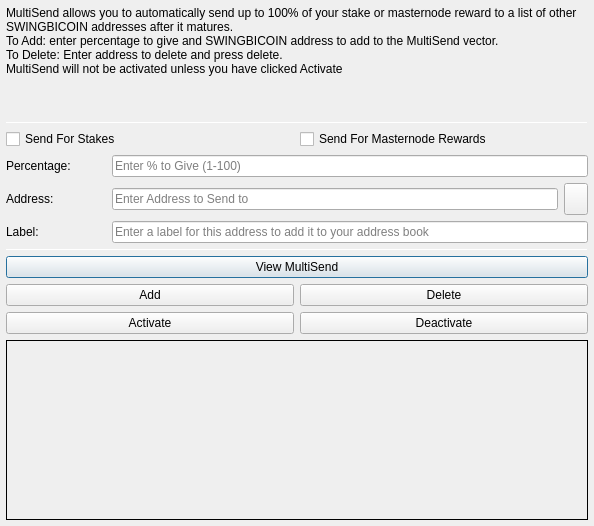
<?xml version="1.0" encoding="UTF-8"?>
<ui version="4.0">
 <class>MultiSendDialog</class>
 <widget class="QDialog" name="MultiSendDialog">
  <property name="windowModality">
   <enum>Qt::NonModal</enum>
  </property>
  <property name="geometry">
   <rect>
    <x>0</x>
    <y>0</y>
    <width>594</width>
    <height>526</height>
   </rect>
  </property>
  <property name="windowTitle">
   <string>MultiSend</string>
  </property>
  <layout class="QVBoxLayout" name="verticalLayout" stretch="0">
   <property name="leftMargin">
    <number>6</number>
   </property>
   <property name="topMargin">
    <number>6</number>
   </property>
   <property name="rightMargin">
    <number>6</number>
   </property>
   <property name="bottomMargin">
    <number>6</number>
   </property>
   <item>
    <layout class="QVBoxLayout" name="verticalLayout_Main" stretch="1,1,1,0,1,1,1">
     <item>
      <widget class="QLabel" name="label_2">
       <property name="lineWidth">
        <number>1</number>
       </property>
       <property name="text">
        <string>MultiSend allows you to automatically send up to 100% of your stake or masternode reward to a list of other SWINGBICOIN addresses after it matures.
To Add: enter percentage to give and SWINGBICOIN address to add to the MultiSend vector.
To Delete: Enter address to delete and press delete.
MultiSend will not be activated unless you have clicked Activate</string>
       </property>
       <property name="alignment">
        <set>Qt::AlignLeading|Qt::AlignLeft|Qt::AlignTop</set>
       </property>
       <property name="wordWrap">
        <bool>true</bool>
       </property>
      </widget>
     </item>
     <item>
      <widget class="Line" name="line">
       <property name="minimumSize">
        <size>
         <width>0</width>
         <height>1</height>
        </size>
       </property>
       <property name="maximumSize">
        <size>
         <width>16777215</width>
         <height>1</height>
        </size>
       </property>
       <property name="orientation">
        <enum>Qt::Horizontal</enum>
       </property>
      </widget>
     </item>
     <item>
      <layout class="QVBoxLayout" name="verticalLayout_Settings">
       <item>
        <layout class="QHBoxLayout" name="horizontalLayout">
         <item>
          <widget class="QCheckBox" name="multiSendStakeCheckBox">
           <property name="text">
            <string>Send For Stakes</string>
           </property>
          </widget>
         </item>
         <item>
          <widget class="QCheckBox" name="multiSendMasternodeCheckBox">
           <property name="text">
            <string>Send For Masternode Rewards</string>
           </property>
          </widget>
         </item>
        </layout>
       </item>
       <item>
        <layout class="QHBoxLayout" name="horizontalLayout_6">
         <item>
          <widget class="QLabel" name="label">
           <property name="minimumSize">
            <size>
             <width>100</width>
             <height>0</height>
            </size>
           </property>
           <property name="toolTip">
            <string>Percentage of stake to send</string>
           </property>
           <property name="text">
            <string>Percentage:</string>
           </property>
          </widget>
         </item>
         <item>
          <widget class="QLineEdit" name="multiSendPercentEdit">
           <property name="toolTip">
            <string>Enter whole numbers 1 - 100</string>
           </property>
           <property name="placeholderText">
            <string>Enter % to Give (1-100)</string>
           </property>
          </widget>
         </item>
        </layout>
       </item>
       <item>
        <layout class="QHBoxLayout" name="horizontalLayout_7">
         <item>
          <widget class="QLabel" name="label_5">
           <property name="minimumSize">
            <size>
             <width>100</width>
             <height>0</height>
            </size>
           </property>
           <property name="toolTip">
            <string>Address to send portion of stake to</string>
           </property>
           <property name="text">
            <string>Address:</string>
           </property>
          </widget>
         </item>
         <item>
          <widget class="QLineEdit" name="multiSendAddressEdit">
           <property name="toolTip">
            <string/>
           </property>
           <property name="placeholderText">
            <string>Enter Address to Send to</string>
           </property>
          </widget>
         </item>
         <item>
          <widget class="QToolButton" name="addressBookButton">
           <property name="maximumSize">
            <size>
             <width>16777215</width>
             <height>32</height>
            </size>
           </property>
           <property name="toolTip">
            <string>Choose an address from the address book</string>
           </property>
           <property name="text">
            <string/>
           </property>
           <property name="icon">
            <iconset resource="../swingbicoin.qrc">
             <normaloff>:/icons/address-book</normaloff>:/icons/address-book</iconset>
           </property>
           <property name="shortcut">
            <string>Alt+A</string>
           </property>
          </widget>
         </item>
        </layout>
       </item>
      </layout>
     </item>
     <item>
      <layout class="QHBoxLayout" name="horizontalLayout_3">
       <item>
        <widget class="QLabel" name="label_3">
         <property name="minimumSize">
          <size>
           <width>100</width>
           <height>0</height>
          </size>
         </property>
         <property name="text">
          <string>Label:</string>
         </property>
        </widget>
       </item>
       <item>
        <widget class="QLineEdit" name="labelAddressLabelEdit">
         <property name="placeholderText">
          <string>Enter a label for this address to add it to your address book</string>
         </property>
        </widget>
       </item>
      </layout>
     </item>
     <item>
      <widget class="Line" name="line_2">
       <property name="minimumSize">
        <size>
         <width>0</width>
         <height>1</height>
        </size>
       </property>
       <property name="maximumSize">
        <size>
         <width>16777215</width>
         <height>1</height>
        </size>
       </property>
       <property name="orientation">
        <enum>Qt::Horizontal</enum>
       </property>
      </widget>
     </item>
     <item>
      <layout class="QVBoxLayout" name="verticalLayout_Buttons">
       <item>
        <layout class="QHBoxLayout" name="horizontalLayout_4">
         <item>
          <widget class="QPushButton" name="viewButton">
           <property name="toolTip">
            <string/>
           </property>
           <property name="statusTip">
            <string>View MultiSend Vector</string>
           </property>
           <property name="text">
            <string>View MultiSend</string>
           </property>
          </widget>
         </item>
        </layout>
       </item>
       <item>
        <layout class="QHBoxLayout" name="horizontalLayout_2">
         <item>
          <widget class="QPushButton" name="addButton">
           <property name="toolTip">
            <string/>
           </property>
           <property name="statusTip">
            <string>Add to MultiSend Vector</string>
           </property>
           <property name="text">
            <string>Add</string>
           </property>
          </widget>
         </item>
         <item>
          <widget class="QPushButton" name="deleteButton">
           <property name="toolTip">
            <string/>
           </property>
           <property name="statusTip">
            <string>Delete Address From MultiSend Vector</string>
           </property>
           <property name="text">
            <string>Delete</string>
           </property>
          </widget>
         </item>
        </layout>
       </item>
       <item>
        <layout class="QHBoxLayout" name="horizontalLayout_5">
         <item>
          <widget class="QPushButton" name="activateButton">
           <property name="statusTip">
            <string>Activate MultiSend</string>
           </property>
           <property name="text">
            <string>Activate</string>
           </property>
          </widget>
         </item>
         <item>
          <widget class="QPushButton" name="disableButton">
           <property name="statusTip">
            <string>Deactivate MultiSend</string>
           </property>
           <property name="text">
            <string>Deactivate</string>
           </property>
          </widget>
         </item>
        </layout>
       </item>
      </layout>
     </item>
     <item>
      <widget class="QLabel" name="message">
       <property name="minimumSize">
        <size>
         <width>0</width>
         <height>180</height>
        </size>
       </property>
       <property name="frameShape">
        <enum>QFrame::Panel</enum>
       </property>
       <property name="frameShadow">
        <enum>QFrame::Plain</enum>
       </property>
       <property name="lineWidth">
        <number>1</number>
       </property>
       <property name="midLineWidth">
        <number>1</number>
       </property>
       <property name="text">
        <string/>
       </property>
       <property name="alignment">
        <set>Qt::AlignLeading|Qt::AlignLeft|Qt::AlignTop</set>
       </property>
       <property name="wordWrap">
        <bool>true</bool>
       </property>
      </widget>
     </item>
    </layout>
   </item>
  </layout>
 </widget>
 <resources>
  <include location="../swingbicoin.qrc"/>
 </resources>
 <connections/>
</ui>
